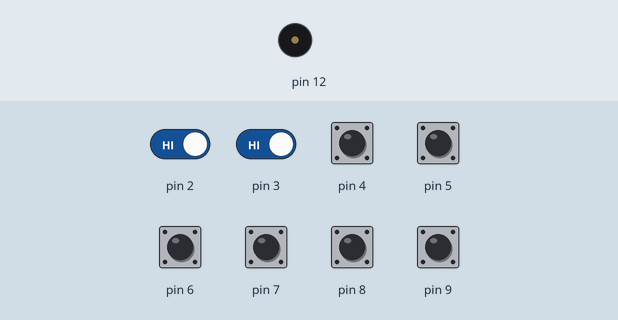
Bench run of a sketch on a simulated Arduino Uno, built with avr-gcc and run on an emulated ATmega328P. Shown: buzzer (waves = sounding). The inputs (shaded band) are chosen by the test bench; at power-on: pin 2–9 HIGH. What the sketch prints to the serial monitor is not drawn.

Above: at 3.7 s.
3.8 s: pin 2 driven LOW
At 4.2 s:
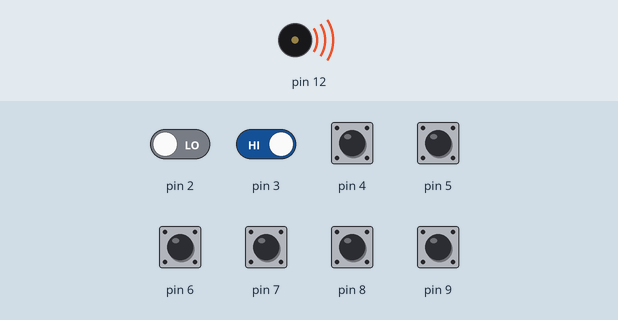
6.8 s: pin 2 driven HIGH
At 7.9 s:
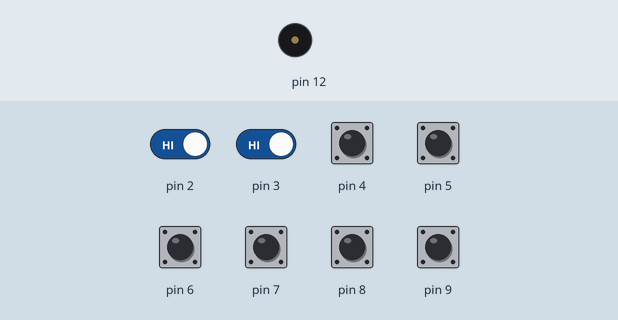
8.3 s: pin 3 driven LOW
At 8.7 s:
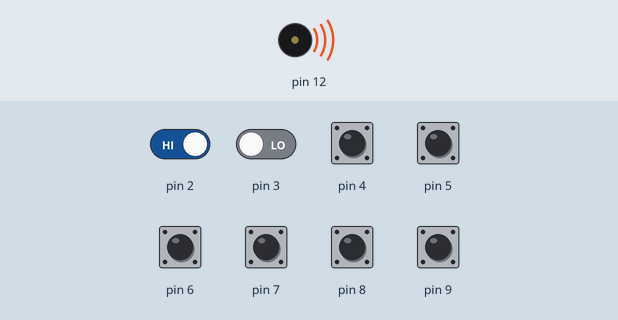
Timing chart, 0 to 11.3 s (numbered marks = the images above; inputs shaded):
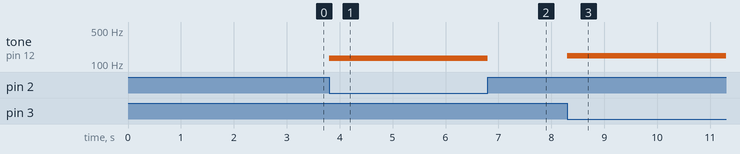

The sketch:

ArduinoReader.pde
```cpp
//Pete's Beats Revolutionized, Cooper Union 2011

#include "pitches.h"

int notesplayed[]={0,0,0,0,0,0,0,0};
boolean incontact;
char serialprinter[]={'A','B','C','D','E','F','G','H'};

void setup() {
  Serial.begin(9600);
  pinMode(2, INPUT);
  pinMode(3, INPUT);
  pinMode(4, INPUT);
  pinMode(5, INPUT);
  pinMode(6, INPUT);
  pinMode(7, INPUT);
  pinMode(8, INPUT);
  pinMode(9, INPUT);
  incontact=false;
  AttemptContact();
}

void loop() {
  if (incontact){ //which means that the Arduino is connected to the game
        boolean pressedany=false;
        //for pin 2
        int sensorValue=0;
        for (int i=0;i<8;i++){
            sensorValue=digitalRead(i+2);
            if (sensorValue==0){
              pressedany=true;
              Serial.print(serialprinter[i]);
            }
        }
        /*
        if (!pressedany) {
          Serial.print(" ");
        }*/
  }

  else{ //This allows for a standalone system
        //for pin 2
        int sensorValue = digitalRead(2);
        if (sensorValue==0) {
          notesplayed[0]=NOTE_C3;
        }

        //for pin 3
        sensorValue = digitalRead(3);
        if (sensorValue==0) {
          notesplayed[1]=NOTE_D3;
        }

        //for pin 4
        sensorValue = digitalRead(4);
        if (sensorValue==0) {
          notesplayed[2]=NOTE_E3;
        }

        //for pin 5
        sensorValue = digitalRead(5);
        if (sensorValue==0) {
          notesplayed[3]=NOTE_F3;
        }

        //for pin 6
        sensorValue = digitalRead(6);
        if (sensorValue==0) {
          notesplayed[4]=NOTE_G3;
        }

        //for pin 7
        sensorValue = digitalRead(7);
        if (sensorValue==0) {
          notesplayed[5]=NOTE_A3;
        }

        //for pin 8
        sensorValue = digitalRead(8);
        if (sensorValue==0) {
          notesplayed[6]=NOTE_B3;
        }

        //for pin 9
        sensorValue = digitalRead(9);
        if (sensorValue==0) {
          notesplayed[7]=NOTE_C4;
        }

        //this section now plays notes on speakers attached to pin 12
        //it can only generate a tone on one pin at a time,
        //so connect both left and right channels to pin 12
        //send the ground pin of the speakers to ground on the arduino
          for (int i=0;i<8;i++){
            if (notesplayed[i]!=0){
              tone(12,notesplayed[i],1000/4);
              delay(1000/4);
              notesplayed[i]=0;
              break;
            }
          }
          noTone(12);

        //i dont understand. u set an automatic order of a scale.
        //you're not filling up the notesplayed[] based on order of user-playing, you're filling it up automatically.
        //the notesplayed[] needs to have a variable which increases with every pressed note.
                //I don't understand what this comment means...
  }
}

void AttemptContact(){
	int tries=0;
	while (Serial.available() <=0 && tries < 5){
		Serial.print('I');
		delay(500);
		tries++;
	}
	if (Serial.available()>0){
		char byte=Serial.read();
		if (byte=='I'){
			Serial.flush();
			incontact=true;
		}
	}
}
```

pitches.h
```cpp
/*************************************************
 * Public Constants
 *************************************************/

#define NOTE_B0  31
#define NOTE_C1  33
#define NOTE_CS1 35
#define NOTE_D1  37
#define NOTE_DS1 39
#define NOTE_E1  41
#define NOTE_F1  44
#define NOTE_FS1 46
#define NOTE_G1  49
#define NOTE_GS1 52
#define NOTE_A1  55
#define NOTE_AS1 58
#define NOTE_B1  62
#define NOTE_C2  65
#define NOTE_CS2 69
#define NOTE_D2  73
#define NOTE_DS2 78
#define NOTE_E2  82
#define NOTE_F2  87
#define NOTE_FS2 93
#define NOTE_G2  98
#define NOTE_GS2 104
#define NOTE_A2  110
#define NOTE_AS2 117
#define NOTE_B2  123
#define NOTE_C3  131
#define NOTE_CS3 139
#define NOTE_D3  147
#define NOTE_DS3 156
#define NOTE_E3  165
#define NOTE_F3  175
#define NOTE_FS3 185
#define NOTE_G3  196
#define NOTE_GS3 208
#define NOTE_A3  220
#define NOTE_AS3 233
#define NOTE_B3  247
#define NOTE_C4  262
#define NOTE_CS4 277
#define NOTE_D4  294
#define NOTE_DS4 311
#define NOTE_E4  330
#define NOTE_F4  349
#define NOTE_FS4 370
#define NOTE_G4  392
#define NOTE_GS4 415
#define NOTE_A4  440
#define NOTE_AS4 466
#define NOTE_B4  494
#define NOTE_C5  523
#define NOTE_CS5 554
#define NOTE_D5  587
#define NOTE_DS5 622
#define NOTE_E5  659
#define NOTE_F5  698
#define NOTE_FS5 740
#define NOTE_G5  784
#define NOTE_GS5 831
#define NOTE_A5  880
#define NOTE_AS5 932
#define NOTE_B5  988
#define NOTE_C6  1047
#define NOTE_CS6 1109
#define NOTE_D6  1175
#define NOTE_DS6 1245
#define NOTE_E6  1319
#define NOTE_F6  1397
#define NOTE_FS6 1480
#define NOTE_G6  1568
#define NOTE_GS6 1661
#define NOTE_A6  1760
#define NOTE_AS6 1865
#define NOTE_B6  1976
#define NOTE_C7  2093
#define NOTE_CS7 2217
#define NOTE_D7  2349
#define NOTE_DS7 2489
#define NOTE_E7  2637
#define NOTE_F7  2794
#define NOTE_FS7 2960
#define NOTE_G7  3136
#define NOTE_GS7 3322
#define NOTE_A7  3520
#define NOTE_AS7 3729
#define NOTE_B7  3951
#define NOTE_C8  4186
#define NOTE_CS8 4435
#define NOTE_D8  4699
#define NOTE_DS8 4978
```

Measured:
- after the input at 3.8 s, tone on pin 12: silent → 131 Hz at once
- after the input at 6.8 s, tone on pin 12: 131 Hz → silent at once
- after the input at 8.3 s, tone on pin 12: silent → 147 Hz at once
